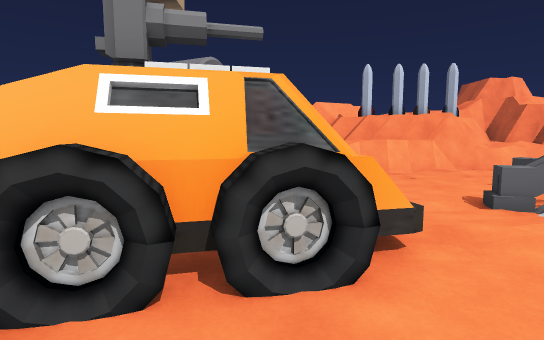
View 1 (above)

23 first-person views from a walk through a scene from a Unity 3-D project. The camera is 1.3 m above the floor, tilts 6° down and sees 80° across. The floor is counted in squares, 1 m on a side. Each view is taken from the middle of a square. On the plan, view 1 faces up. The plan holds only what a view shows up to about 14 squares ahead; the rest is blank. The place goes on beyond the plan. Some animated figures are left out. Some surface patterns are stand-ins.

View 2
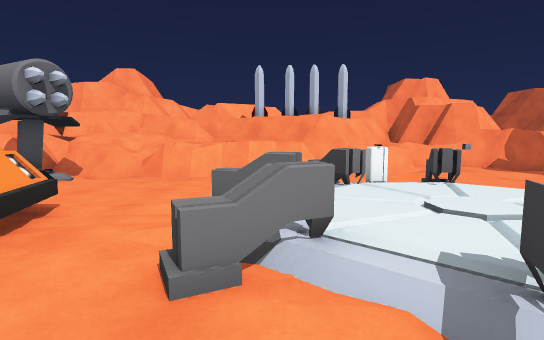

View 3
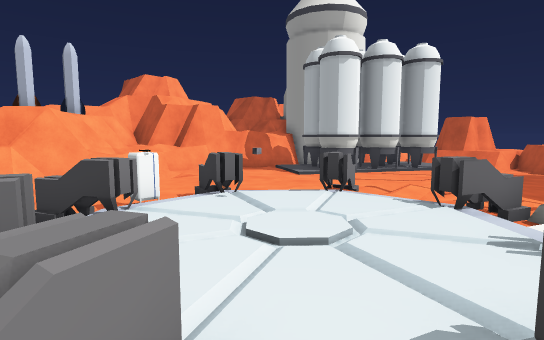

View 4
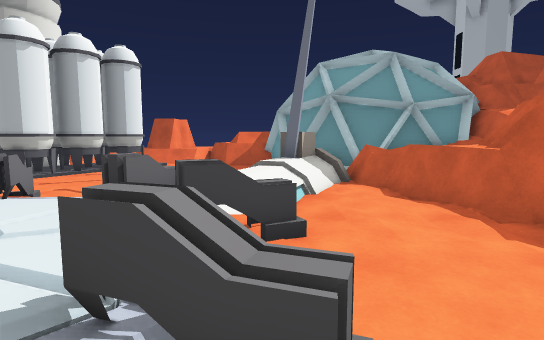

View 5
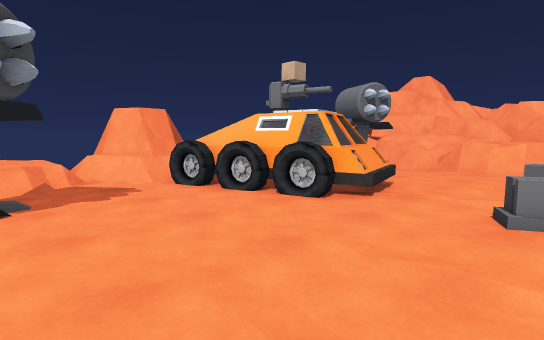

View 6
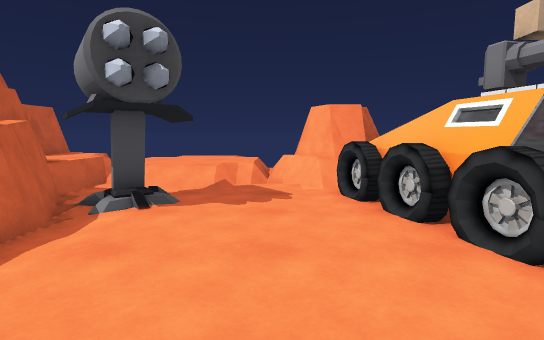

View 7
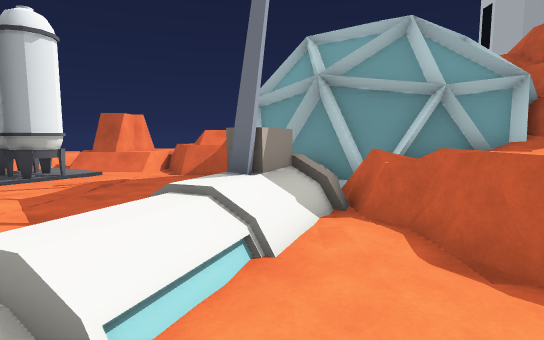

View 8
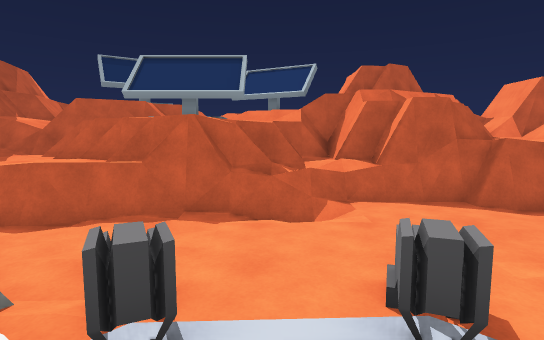

View 9
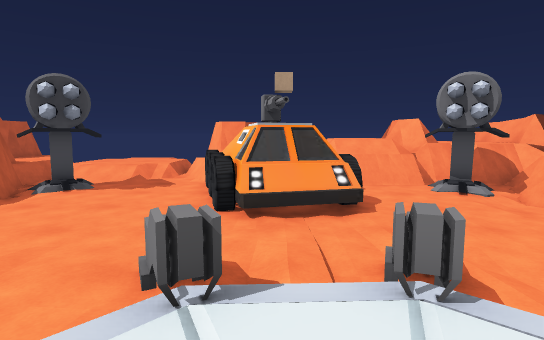

View 10
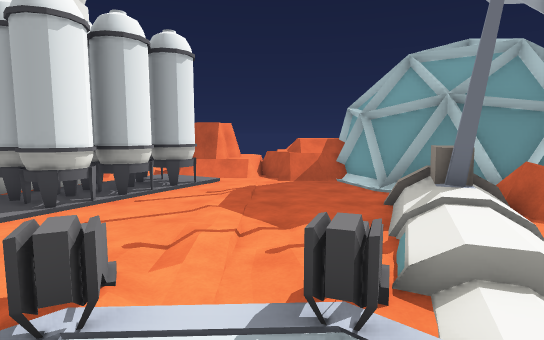

View 11
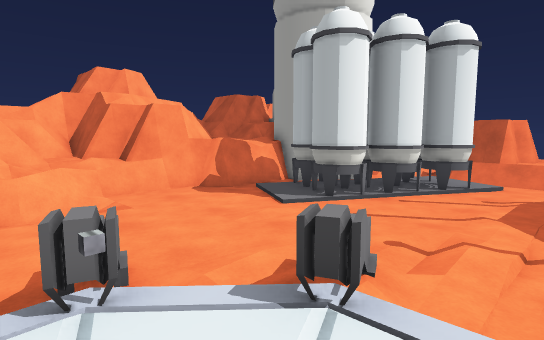

View 12
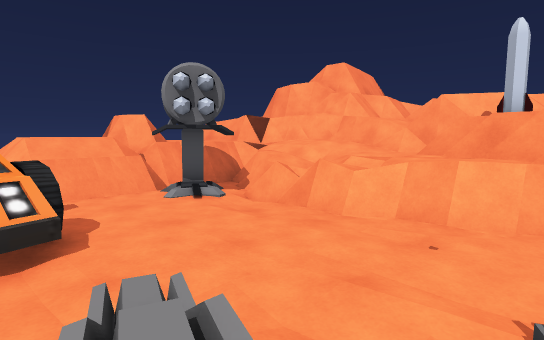

View 13
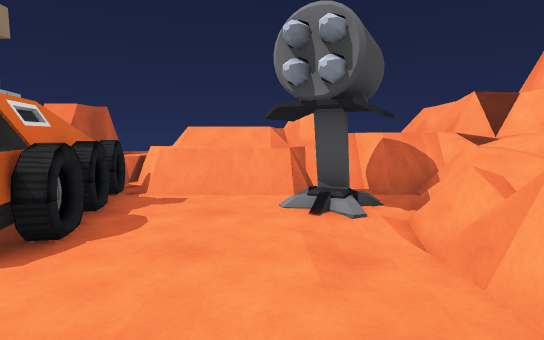

View 14
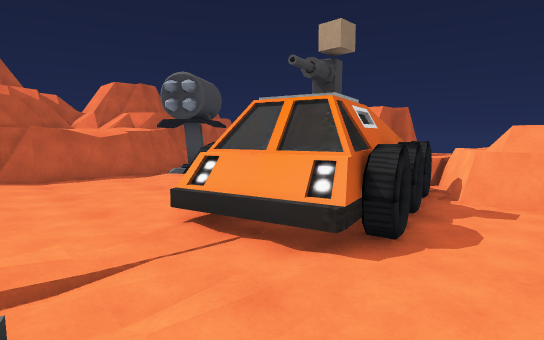

View 15
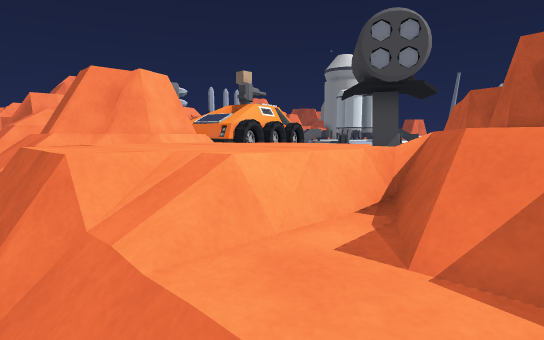

View 16
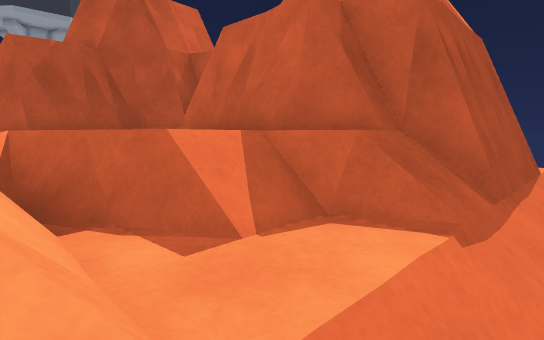

View 17
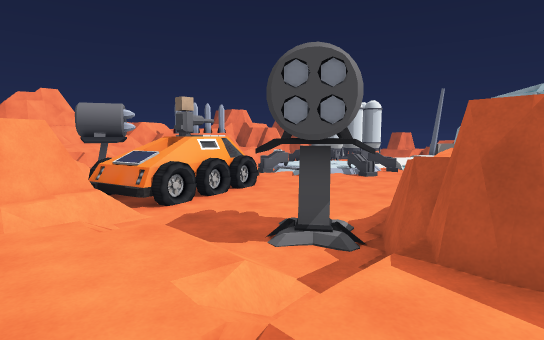

View 18
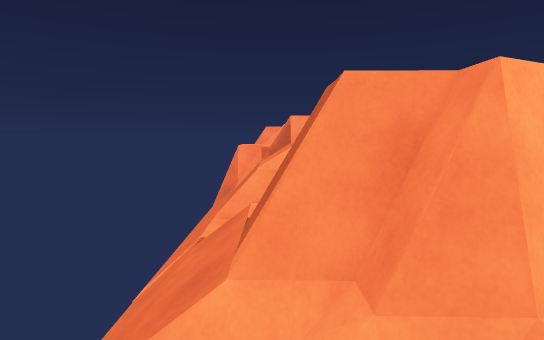

View 19
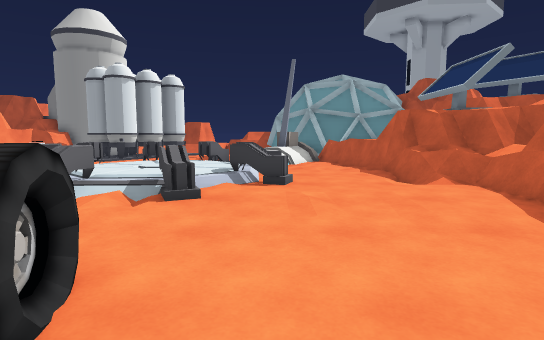

View 20
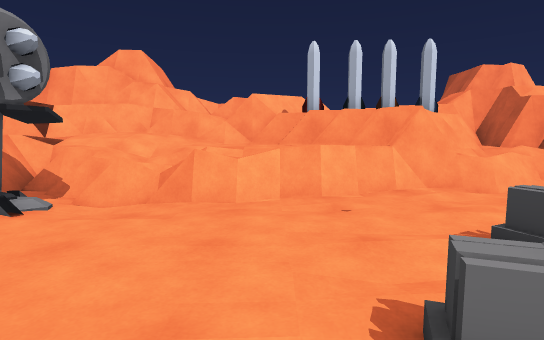

View 21
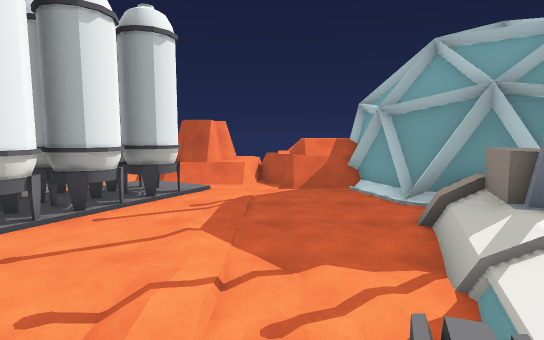

View 22
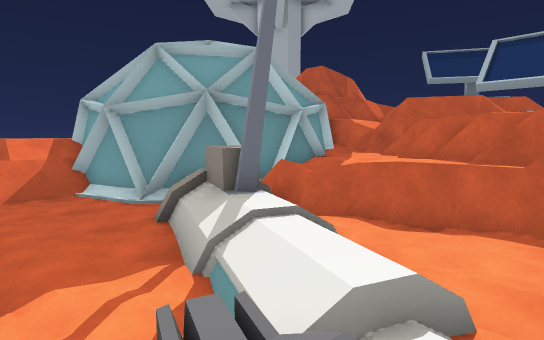

View 23
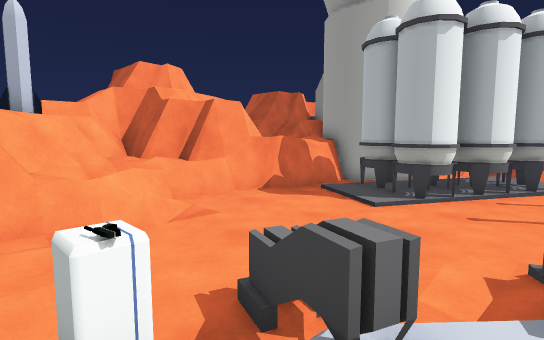

### Floor plan
Key: @ floor where view 1 was taken; # wall or solid block; x gap in a wall; . main floor; : floor 0.25 m higher than the main floor; - floor 0.25 m lower than the main floor; + floor 0.5 m higher than the main floor; * floor 0.75 m higher than the main floor; _ floor 0.75 m lower than the main floor; % floor 1 m higher than the main floor; & floor 1.25 m higher than the main floor; $ floor 1.5 m higher than the main floor; / step, stairs or slope; = window, fence, low wall or low ledge; ^ raised ledge; v drop or lower ground; T truck; B building; O other object.
Columns run from 11 left of view 1 to 25 right of it. Each row starts with its distance up from view 1.
 16         #######      ##
 15         #$&%%###    #^^#
 14        ##%*%*%###  ##^^####
 13       ####*==%%#####^=...#####
 12 ##    ##.====*====..//..../ .#
 11 _#   ##...//==/............BBB
 10 _####^#=OO.-...............BBBB ..:
  9 _=# ^^^=..................BBBBBBB.=
  8 _=^   ^=.........=:O=.......BBBB /##
  7 _=## ^^=.........==:=::.......BB /##
  6 _==# ^#=.TTTT..#=/:+/==.......././###
  5 _.= ==TTTTTTT...=:+::=..:........#==
  4 _:OO=*TTTTTTT..//+:++//..........x^=
  3 _:####TTTTTTT..==/+++==.........=#^
  2 _:#####TTTT......==/=##+........=^^
  1  :=##=#..........==.==++*#==..###^^
  0    .= .....@............+##%=###
 -1  .+++//...................===##
 -2 v+++++/.O...............==^=##
 -3 v+++++//O:......../==##^^^^=#
 -4 /=++++/. ##^####===^####^^^^#
 -5 ////+:.=###^^####^^##   #^^^#
 -6 ///=***##  ^^#  ##^#     #^^#
 -7 ///****#  ^^     ###      ###
 -8 //######  #
 -9 /##
-10 /#
-11 /#
-12  #

Where each view was taken, in squares from view 1:
view 1: 0 up, 0 right, facing up
view 2: 0 up, 5 right, facing up
view 3: 2 up, 5 right, facing up-right
view 4: 1 up, 5 right, facing right
view 5: 3 down, 5 right, facing up-left
view 6: 0 up, 4 right, facing left
view 7: 0 up, 9 right, facing right
view 8: 4 up, 8 right, facing down
view 9: 4 up, 8 right, facing left
view 10: 4 up, 8 right, facing right
view 11: 4 up, 8 right, facing up-right
view 12: 5 up, 6 right, facing up-left
view 13: 9 up, 4 right, facing left
view 14: 8 up, 4 right, facing down-left
view 15: 7 down, 11 left, facing up-right
view 16: 5 down, 11 left, facing down-right
view 17: 7 down, 8 left, facing up-right
view 18: 1 down, 9 left, facing up
view 19: 1 up, 2 left, facing right
view 20: 4 up, 3 right, facing up
view 21: 4 up, 10 right, facing right
view 22: 4 up, 10 right, facing down-right
view 23: 6 up, 7 right, facing up-right
